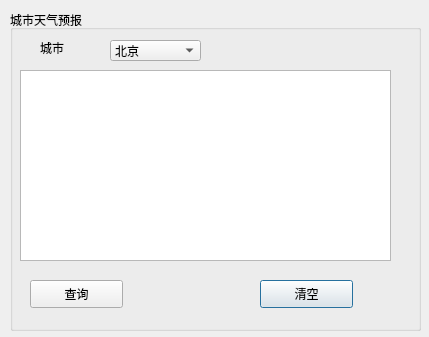
<?xml version="1.0" encoding="UTF-8"?>
<ui version="4.0">
 <class>Dialog</class>
 <widget class="QDialog" name="Dialog">
  <property name="geometry">
   <rect>
    <x>0</x>
    <y>0</y>
    <width>429</width>
    <height>337</height>
   </rect>
  </property>
  <property name="windowTitle">
   <string>Dialog</string>
  </property>
  <widget class="QGroupBox" name="groupBox">
   <property name="geometry">
    <rect>
     <x>10</x>
     <y>10</y>
     <width>411</width>
     <height>321</height>
    </rect>
   </property>
   <property name="title">
    <string>城市天气预报</string>
   </property>
   <widget class="QTextEdit" name="textEdit">
    <property name="geometry">
     <rect>
      <x>10</x>
      <y>60</y>
      <width>371</width>
      <height>191</height>
     </rect>
    </property>
    <property name="tabChangesFocus">
     <bool>false</bool>
    </property>
    <property name="lineWrapMode">
     <enum>QTextEdit::WidgetWidth</enum>
    </property>
    <property name="overwriteMode">
     <bool>false</bool>
    </property>
   </widget>
   <widget class="QLabel" name="label">
    <property name="geometry">
     <rect>
      <x>30</x>
      <y>30</y>
      <width>72</width>
      <height>15</height>
     </rect>
    </property>
    <property name="text">
     <string>城市</string>
    </property>
   </widget>
   <widget class="QComboBox" name="comboBox">
    <property name="geometry">
     <rect>
      <x>100</x>
      <y>30</y>
      <width>91</width>
      <height>21</height>
     </rect>
    </property>
    <property name="mouseTracking">
     <bool>false</bool>
    </property>
    <item>
     <property name="text">
      <string>北京</string>
     </property>
    </item>
    <item>
     <property name="text">
      <string>上海</string>
     </property>
    </item>
   </widget>
   <widget class="QPushButton" name="queryBtn">
    <property name="geometry">
     <rect>
      <x>20</x>
      <y>270</y>
      <width>93</width>
      <height>28</height>
     </rect>
    </property>
    <property name="text">
     <string>查询</string>
    </property>
    <property name="autoDefault">
     <bool>false</bool>
    </property>
   </widget>
   <widget class="QPushButton" name="clearBtn">
    <property name="geometry">
     <rect>
      <x>250</x>
      <y>270</y>
      <width>93</width>
      <height>28</height>
     </rect>
    </property>
    <property name="text">
     <string>清空</string>
    </property>
   </widget>
   <zorder>textEdit</zorder>
   <zorder>label</zorder>
   <zorder>comboBox</zorder>
   <zorder>clearBtn</zorder>
   <zorder>queryBtn</zorder>
  </widget>
 </widget>
 <resources/>
 <connections>
  <connection>
   <sender>queryBtn</sender>
   <signal>clicked()</signal>
   <receiver>Dialog</receiver>
   <slot>accept()</slot>
   <hints>
    <hint type="sourcelabel">
     <x>76</x>
     <y>293</y>
    </hint>
    <hint type="destinationlabel">
     <x>214</x>
     <y>168</y>
    </hint>
   </hints>
  </connection>
  <connection>
   <sender>clearBtn</sender>
   <signal>clicked()</signal>
   <receiver>Dialog</receiver>
   <slot>accept()</slot>
   <hints>
    <hint type="sourcelabel">
     <x>306</x>
     <y>293</y>
    </hint>
    <hint type="destinationlabel">
     <x>214</x>
     <y>168</y>
    </hint>
   </hints>
  </connection>
 </connections>
</ui>
